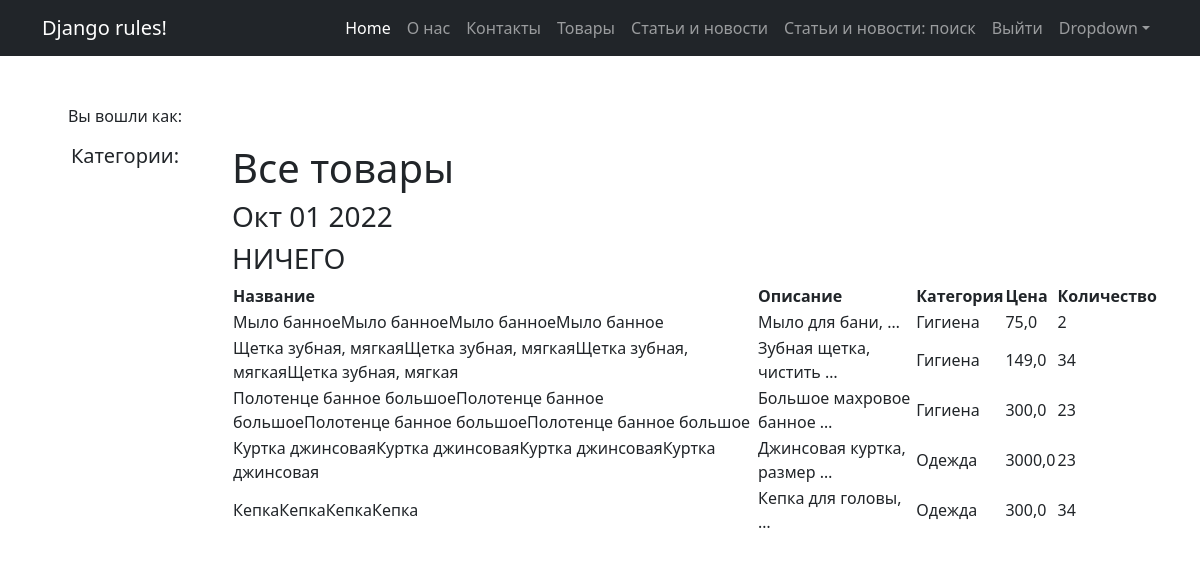
Screenshot of /products/ with the database file from the repository.
### simpleapp/models.py (models this page shows, shortened)
class Product(models.Model):
    name = models.CharField(
        max_length=50,
        unique=True, # названия товаров не должны повторяться
    )
    description = models.TextField()
    quantity = models.IntegerField(
        validators=[MinValueValidator(0)],
    )
    category = models.ForeignKey(
        to='Category',
        on_delete=models.CASCADE,
        related_name='products', # все продукты в категории будут доступны через поле products
    )
    price = models.FloatField(
        validators=[MinValueValidator(0.0)],
    )

class Category(models.Model):
    name = models.CharField(max_length=100, unique=True)  # названия категорий тоже не должны повторяться

### simpleapp/views.py (the view)
# urls.py: path('', ProductsList.as_view(),name='products'),
class ProductsList(ListView):
    model = Product
    template_name = 'products.html'
    context_object_name = 'products'
    def get_context_data(self, **kwargs):
        context = super().get_context_data(**kwargs)
        context['time_now'] = datetime.utcnow()
        context['value1'] = None
        return context

### simpleapp/templatetags/simple_app_custom_filters.py (called while the page is built)
@register.filter(name='multiply')
def multiply(value, arg):
    if isinstance(value, str) and isinstance(arg, int):
        return str(value) * arg
    else:
        raise ValueError(f'Нельзя умножить {type(value)} на {type(arg)}')

### templates/products.html (shortened to what this page needs)
{% extends 'flatpages/default.html' %}
{% load simple_app_custom_filters %}
{% block content %}
    <h1>Все товары</h1>
    <h3>{{ time_now|date:'M d Y' }}</h3>
    <h3>{{ value1|default_if_none:'НИЧЕГО' }}</h3>
    {% if products %}
        <table>
            <tr>
                <th>Название</th>
                <th>Описание</th>
                <th>Категория</th>
                <th>Цена</th>
                <th>Количество</th>
            </tr>
        {% for product in products %}
            <tr>
                <td>{{ product.name|multiply:4 }}</td>
                <td>{{ product.description|truncatewords:3 }}</td>
                <td>{{ product.category.name }}</td>
                <td>{{ product.price }}</td>
                <td>{{ product.quantity }}</td>
            </tr>
        {% endfor %}
        </table>
    {% else %}
        <h2>Товаров нет!</h2>
    {% endif %}
{% endblock content %}

### templates/flatpages/default.html (shortened to what this page needs)
{% load static %}
<!DOCTYPE html>
<html lang="en">
    <head>
        <link href="{% static 'css/styles.css' %}" rel="stylesheet">
    </head>
    <body>
        <nav class="navbar navbar-expand-lg navbar-dark bg-dark">
            <div class="container">
                <a class="navbar-brand" href="#">Django rules!</a>
                <div class="collapse navbar-collapse" id="navbarSupportedContent">
                    <ul class="navbar-nav ms-auto mb-2 mb-lg-0">
                        <li class="nav-item"><a class="nav-link active" aria-current="page" href="#">Home</a></li>
                        <li class="nav-item"><a class="nav-link" href="/pages/about/">О нас</a></li>
                        <li class="nav-item"><a class="nav-link" href="/pages/contact/">Контакты</a></li>
                        <li class="nav-item"><a class="nav-link" href="/products/">Товары</a></li>
                        <li class="nav-item"><a class="nav-link" href="/news/">Статьи и новости</a></li>
                        <li class="nav-item"><a class="nav-link" href="/news/search">Статьи и новости: поиск</a></li>
                        <li class="nav-item"><a class="nav-link" href="/accounts/logout">Выйти</a></li>
                        <li class="nav-item dropdown">
                            <a class="nav-link dropdown-toggle" id="navbarDropdown" href="#" role="button" data-bs-toggle="dropdown" aria-expanded="false">Dropdown</a>
                        </li>
                    </ul>
                </div>
            </div>
        </nav>
        <div class="container">
            <div class="text-center mt-5">
                <div class="row">
                    <div class="col-lg-2">
                       <p>Вы вошли как: <b>{{ request.user.username }}</b>
                        </p>
                    </div>
                </div>
                <div class="row">
                    <div class="col-lg-2">
                        <h5>Категории:</h5>
                    </div>
                    <div class="col-lg-10 text-start">
                     {% block content %}{% endblock content %}
                    </div>
                </div>
            </div>
        </div>
    </body>
</html>

### rows the page displays
Product: name|multiply "Мыло банноеМыло банноеМыло банноеМыло банное", description "Мыло для бани, …", category.name "Гигиена", price "75,0", quantity "2"
Product: name|multiply "Щетка зубная, мягкаяЩетка зубная, мягкаяЩетка зубная, мягкаяЩетка зубная, мягкая", description "Зубная щетка, чистить …", category.name "Гигиена", price "149,0", quantity "34"
Product: name|multiply "Полотенце банное большоеПолотенце банное большоеПолотенце банное большоеПолотенце банное большое", description "Большое махровое банное …", category.name "Гигиена", price "300,0", quantity "23"
Product: name|multiply "Куртка джинсоваяКуртка джинсоваяКуртка джинсоваяКуртка джинсовая", description "Джинсовая куртка, размер …", category.name "Одежда", price "3000,0", quantity "23"
Product: name|multiply "КепкаКепкаКепкаКепка", description "Кепка для головы, …", category.name "Одежда", price "300,0", quantity "34"

### other values shown
{{ time_now|date:'M d Y' }} "Окт 01 2022"
{{ value1|default_if_none:'НИЧЕГО' }} "НИЧЕГО"
